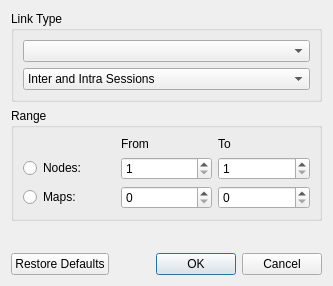
<?xml version="1.0" encoding="UTF-8"?>
<ui version="4.0">
 <class>linkRefiningDialog</class>
 <widget class="QDialog" name="linkRefiningDialog">
  <property name="geometry">
   <rect>
    <x>0</x>
    <y>0</y>
    <width>333</width>
    <height>286</height>
   </rect>
  </property>
  <property name="windowTitle">
   <string>Link Refining</string>
  </property>
  <layout class="QVBoxLayout" name="verticalLayout_2">
   <item>
    <widget class="QGroupBox" name="groupBox">
     <property name="title">
      <string>Link Type</string>
     </property>
     <layout class="QVBoxLayout" name="verticalLayout">
      <item>
       <widget class="QComboBox" name="comboBox_link_type"/>
      </item>
      <item>
       <widget class="QComboBox" name="comboBox_link_inter_intra">
        <item>
         <property name="text">
          <string>Inter and Intra Sessions</string>
         </property>
        </item>
        <item>
         <property name="text">
          <string>Intra-only</string>
         </property>
        </item>
        <item>
         <property name="text">
          <string>Inter-only</string>
         </property>
        </item>
       </widget>
      </item>
     </layout>
    </widget>
   </item>
   <item>
    <widget class="QGroupBox" name="groupBox_2">
     <property name="title">
      <string>Range</string>
     </property>
     <layout class="QGridLayout" name="gridLayout">
      <item row="0" column="1">
       <widget class="QLabel" name="label_3">
        <property name="text">
         <string>From</string>
        </property>
       </widget>
      </item>
      <item row="0" column="2">
       <widget class="QLabel" name="label_2">
        <property name="text">
         <string>To</string>
        </property>
       </widget>
      </item>
      <item row="1" column="0">
       <widget class="QRadioButton" name="radioButton_nodes">
        <property name="text">
         <string>Nodes:</string>
        </property>
       </widget>
      </item>
      <item row="1" column="1">
       <widget class="QSpinBox" name="spinBox_node_from">
        <property name="minimum">
         <number>1</number>
        </property>
        <property name="maximum">
         <number>999999</number>
        </property>
       </widget>
      </item>
      <item row="1" column="2">
       <widget class="QSpinBox" name="spinBox_node_to">
        <property name="minimum">
         <number>1</number>
        </property>
        <property name="maximum">
         <number>999999</number>
        </property>
       </widget>
      </item>
      <item row="2" column="0">
       <widget class="QRadioButton" name="radioButton_maps">
        <property name="text">
         <string>Maps:</string>
        </property>
       </widget>
      </item>
      <item row="2" column="1">
       <widget class="QSpinBox" name="spinBox_map_from">
        <property name="minimum">
         <number>0</number>
        </property>
        <property name="maximum">
         <number>999999</number>
        </property>
        <property name="value">
         <number>0</number>
        </property>
       </widget>
      </item>
      <item row="2" column="2">
       <widget class="QSpinBox" name="spinBox_map_to">
        <property name="minimum">
         <number>0</number>
        </property>
        <property name="maximum">
         <number>999999</number>
        </property>
        <property name="value">
         <number>0</number>
        </property>
       </widget>
      </item>
     </layout>
    </widget>
   </item>
   <item>
    <spacer name="verticalSpacer">
     <property name="orientation">
      <enum>Qt::Vertical</enum>
     </property>
     <property name="sizeHint" stdset="0">
      <size>
       <width>20</width>
       <height>40</height>
      </size>
     </property>
    </spacer>
   </item>
   <item>
    <widget class="QDialogButtonBox" name="buttonBox">
     <property name="orientation">
      <enum>Qt::Horizontal</enum>
     </property>
     <property name="standardButtons">
      <set>QDialogButtonBox::Cancel|QDialogButtonBox::Ok|QDialogButtonBox::RestoreDefaults</set>
     </property>
    </widget>
   </item>
  </layout>
 </widget>
 <resources/>
 <connections>
  <connection>
   <sender>buttonBox</sender>
   <signal>accepted()</signal>
   <receiver>linkRefiningDialog</receiver>
   <slot>accept()</slot>
   <hints>
    <hint type="sourcelabel">
     <x>248</x>
     <y>254</y>
    </hint>
    <hint type="destinationlabel">
     <x>157</x>
     <y>274</y>
    </hint>
   </hints>
  </connection>
  <connection>
   <sender>buttonBox</sender>
   <signal>rejected()</signal>
   <receiver>linkRefiningDialog</receiver>
   <slot>reject()</slot>
   <hints>
    <hint type="sourcelabel">
     <x>316</x>
     <y>260</y>
    </hint>
    <hint type="destinationlabel">
     <x>286</x>
     <y>274</y>
    </hint>
   </hints>
  </connection>
 </connections>
</ui>
